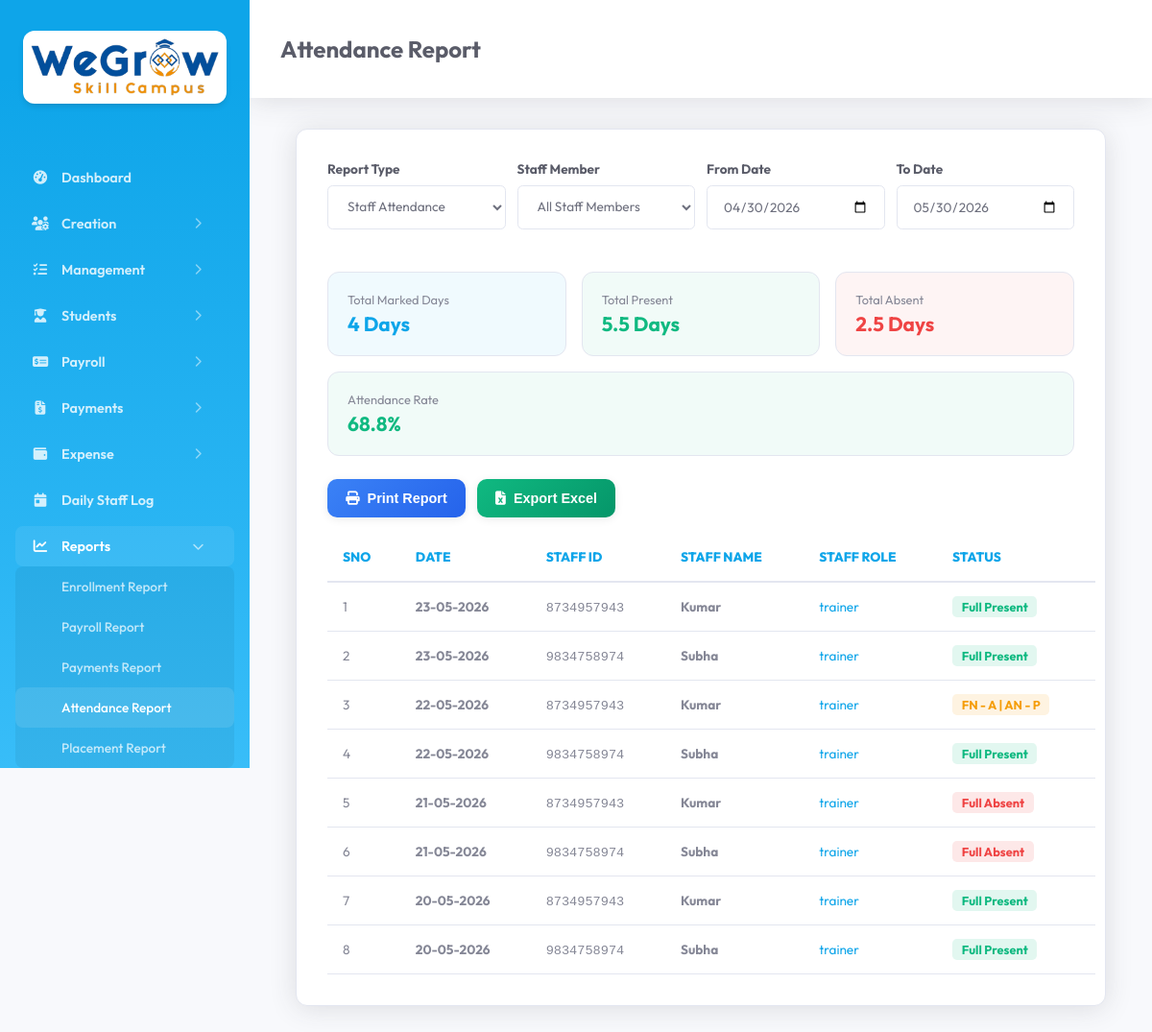
The page /report_attendance.php (signed in) on the database its author committed.
### tables this page shows
CREATE TABLE `tc_attendance` (
  `id` int(11) NOT NULL AUTO_INCREMENT,
  `created_date_time` datetime DEFAULT NULL,
  `updated_date_time` datetime DEFAULT NULL,
  `company_id` mediumtext DEFAULT NULL,
  `attendance_id` mediumtext DEFAULT NULL,
  `attendance_date` date DEFAULT NULL,
  `staff_id` mediumtext DEFAULT NULL,
  `staff_name` mediumtext DEFAULT NULL,
  `staff_number` mediumtext DEFAULT NULL,
  `staff_role` mediumtext DEFAULT NULL,
  `fn_present` mediumtext DEFAULT NULL,
  `an_present` mediumtext DEFAULT NULL,
  `present_code` mediumtext DEFAULT NULL,
  `deleted` int(11) NOT NULL DEFAULT 0,
  PRIMARY KEY (`id`)
);

### main/basic_functions.php (called while the page is built, shortened)
<?php
    class Basic_Functions extends Database {
        public $con;
        public function getQueryRecords($query, $params = []) {
            $con = $this->con;
            $stmt = $con->prepare($query);
            $stmt->execute($params);
            return $stmt->fetchAll();
        }
    }
?>

### report_attendance.php (the view, shortened to what this page needs)
<?php require_once 'common_file.php';
$from_page = 'Attendance Report';
$from_date = date('Y-m-d', strtotime('-30 days'));
$to_date = date('Y-m-d');
$report_type = 'staff';
$staff_id = '';
$student_id = '';
$attendance_data = [];
$total_present_days = 0;
$total_absent_days = 0;
$unique_dates = [];
$total_marked = 0;
if ($report_type === 'staff') {
    $where = "a.deleted = 0 AND a.company_id = :comp_id";
    $params = [':comp_id' => $_SESSION['company_id']];
    if (!empty($from_date)) {
        $where .= " AND a.attendance_date >= :from_date";
        $params[':from_date'] = $from_date;
    }
    if (!empty($to_date)) {
        $where .= " AND a.attendance_date <= :to_date";
        $params[':to_date'] = $to_date;
    }
    $query = "SELECT a.*
              FROM {$GLOBALS['attendance_table']} a
              WHERE $where
              ORDER BY a.attendance_date DESC, a.staff_name ASC";
    $attendance_data = $bf->getQueryRecords($query, $params);
}
if (!empty($attendance_data)) {
    foreach ($attendance_data as $row) {
        $total_marked++;
        $unique_dates[$row['attendance_date']] = true;
        switch ($row['present_code']) {
            case 'PP':
                $total_present_days += 1;
                break;
            case 'AA':
                $total_absent_days += 1;
                break;
            case 'PA':
            case 'AP':
                $total_present_days += 0.5;
                $total_absent_days += 0.5;
                break;
        }
    }
}
$total_days = count($unique_dates);
$attendance_rate = $total_marked > 0 ? ($total_present_days / $total_marked) * 100 : 0;
?>
<!DOCTYPE html>
<html lang="en">
<head>
    <link rel="stylesheet" href="assets/css/style.css">
</head>
<body>
    <?php include 'sidebar.php'; ?>
    <div class="main-content update_content">
        <div class="header">
            <h2><?php echo htmlspecialchars($from_page); ?></h2>
        </div>
        <div class="module-section">
            <div id="attendance_report_container">
                <form name="attendance_report_form" id="attendance_report_form" method="post">
                    <div class="filter-row">
                        <div class="form-group">
                            <label>Report Type</label>
                            <select name="report_type" id="report_type" class="form-input" onchange="onReportTypeChange()">
                                <option value="staff" <?php echo $report_type === 'staff' ? 'selected' : ''; ?>>Staff Attendance</option>
                            </select>
                        </div>
                        <div class="form-group" id="filter_staff" style="<?php echo $report_type === 'staff' ? '' : 'display:none;'; ?>">
                            <label>Staff Member</label>
                            <select name="staff_id" id="staff_id" class="form-input" onchange="getReport()">
                                <option value="">All Staff Members</option>
                            </select>
                        </div>
                        <div class="form-group">
                            <label>From Date</label>
                            <input type="date" name="from_date" id="from_date" class="form-input"
                                value="<?php echo $from_date; ?>" max="<?php echo date('Y-m-d'); ?>" onchange="getReport()">
                        </div>
                        <div class="form-group">
                            <label>To Date</label>
                            <input type="date" name="to_date" id="to_date" class="form-input"
                                value="<?php echo $to_date; ?>" max="<?php echo date('Y-m-d'); ?>" onchange="getReport()">
                        </div>
                    </div>
                </form>
                <div class="summary-cards" style="margin-top: 1.5rem;">
                    <div class="summary-card" style="background: rgba(14,165,233,0.06);">
                        <div class="label">Total Marked Days</div>
                        <div class="value" style="color: var(--primary);"><?php echo $total_days; ?> Days</div>
                    </div>
                    <div class="summary-card" style="background: rgba(16,185,129,0.06);">
                        <div class="label">Total Present</div>
                        <div class="value present-color"><?php echo $total_present_days; ?> Days</div>
                    </div>
                    <div class="summary-card" style="background: rgba(239,68,68,0.06);">
                        <div class="label">Total Absent</div>
                        <div class="value absent-color"><?php echo $total_absent_days; ?> Days</div>
                    </div>
                    <div class="summary-card" style="background: rgba(16,185,129,0.06);">
                        <div class="label">Attendance Rate</div>
                        <div class="value present-color"><?php echo number_format($attendance_rate, 1); ?>%</div>
                    </div>
                </div>
                <div class="report-actions">
                    <button type="button" class="btn-report btn-print"
                        onclick="window.open('reports/rpt_attendance_report.php?report_type=<?php echo $report_type; ?>&staff_id=<?php echo $staff_id; ?>&student_id=<?php echo $student_id; ?>&from_date=<?php echo $from_date; ?>&to_date=<?php echo $to_date; ?>', '_blank')">
                        <i class="fas fa-print"></i> Print Report
                    </button>
                    <button type="button" class="btn-report btn-excel"
                        onclick="getExcelReport();">
                        <i class="fas fa-file-excel"></i> Export Excel
                    </button>
                </div>
                <table class="responsive table table-bordered" id="attendance_report_table">
                    <thead>
                        <tr>
                            <th>Sno</th>
                            <th>Date</th>
                            <?php if ($report_type === 'staff'): ?>
                                <th>Staff ID</th>
                                <th>Staff Name</th>
                                <th>Staff Role</th>
                            <?php endif; ?>
                            <th>Status</th>
                        </tr>
                    </thead>
                    <tbody>
                        <?php
                            $sno = 1;
                            if(!empty($attendance_data)) {
                                foreach ($attendance_data as $row) {
                                    $status_badge = '';
                                    switch ($row['present_code']) {
                                        case 'PP':
                                            $status_badge = '<span class="status-badge" style="background: rgba(16,185,129,0.12); color: #10b981; font-weight: 700; padding: 0.2rem 0.6rem; border-radius: 0.3rem; font-size: 0.8rem;">Full Present</span>';
                                            break;
                                        case 'AA':
                                            $status_badge = '<span class="status-badge" style="background: rgba(239,68,68,0.12); color: #ef4444; font-weight: 700; padding: 0.2rem 0.6rem; border-radius: 0.3rem; font-size: 0.8rem;">Full Absent</span>';
                                            break;
                                        case 'AP':
                                            $status_badge = '<span class="status-badge" style="background: rgba(245,158,11,0.12); color: #f59e0b; font-weight: 700; padding: 0.2rem 0.6rem; border-radius: 0.3rem; font-size: 0.8rem;">FN - A | AN - P</span>';
                                            break;
                                    }
                        ?>
                                    <tr>
                                        <td><?php echo $sno++; ?></td>
                                        <td><strong><?php echo date('d-m-Y', strtotime($row['attendance_date'])); ?></strong></td>
                                        <?php if ($report_type === 'staff'): ?>
                                            <td><span style="font-family: monospace; color: var(--text-muted);"><?php echo htmlspecialchars($row['staff_number']); ?></span></td>
                                            <td><strong><?php echo htmlspecialchars($row['staff_name']); ?></strong></td>
                                            <td><span class="status-badge" style="background: var(--primary-light); color: var(--primary);"><?php echo htmlspecialchars($row['staff_role']); ?></span></td>
                                        <?php endif; ?>
                                        <td><?php echo $status_badge; ?></td>
                                    </tr>
                                <?php } ?>
                            <?php } else { ?>
                                <tr>
                                    <td colspan="7" style="text-align:center; padding: 2rem; color: var(--text-muted);">No attendance records found.</td>
                                </tr>
                        <?php } ?>
                    </tbody>
                </table>
            </div>
        </div>
    </div>
</body>
</html>

### rows shown on the page
tc_attendance: attendance_date "23-05-2026", staff_number "8734957943", staff_name "Kumar", staff_role "trainer", present_code "Full Present"
tc_attendance: attendance_date "23-05-2026", staff_number "9834758974", staff_name "Subha", staff_role "trainer", present_code "Full Present"
tc_attendance: attendance_date "22-05-2026", staff_number "8734957943", staff_name "Kumar", staff_role "trainer", present_code "FN - A | AN - P"
tc_attendance: attendance_date "22-05-2026", staff_number "9834758974", staff_name "Subha", staff_role "trainer", present_code "Full Present"
tc_attendance: attendance_date "21-05-2026", staff_number "8734957943", staff_name "Kumar", staff_role "trainer", present_code "Full Absent"
tc_attendance: attendance_date "21-05-2026", staff_number "9834758974", staff_name "Subha", staff_role "trainer", present_code "Full Absent"
tc_attendance: attendance_date "20-05-2026", staff_number "8734957943", staff_name "Kumar", staff_role "trainer", present_code "Full Present"
tc_attendance: attendance_date "20-05-2026", staff_number "9834758974", staff_name "Subha", staff_role "trainer", present_code "Full Present"

### other values the page prints
$modules[$page_key] "Dashboard"
$item['title'] "Creation"
$item['title'] "Management"
$item['title'] "Students"
$item['title'] "Payroll"
$item['title'] "Payments"
$item['title'] "Expense"
$modules[$page_key] "Daily Staff Log"
$item['title'] "Reports"
$modules[$page_key] "Enrollment Report"
$modules[$page_key] "Payroll Report"
$modules[$page_key] "Payments Report"
$modules[$page_key] "Attendance Report"
$modules[$page_key] "Placement Report"
$from_page "Attendance Report"
